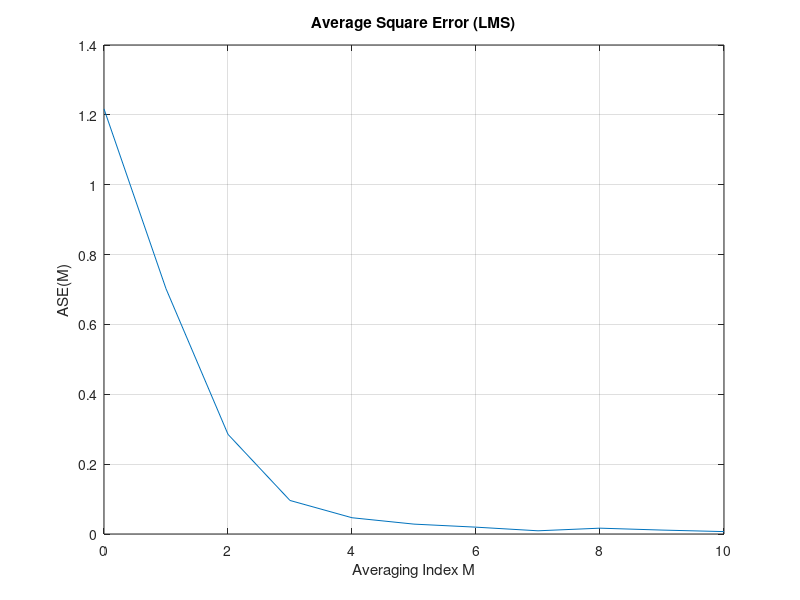
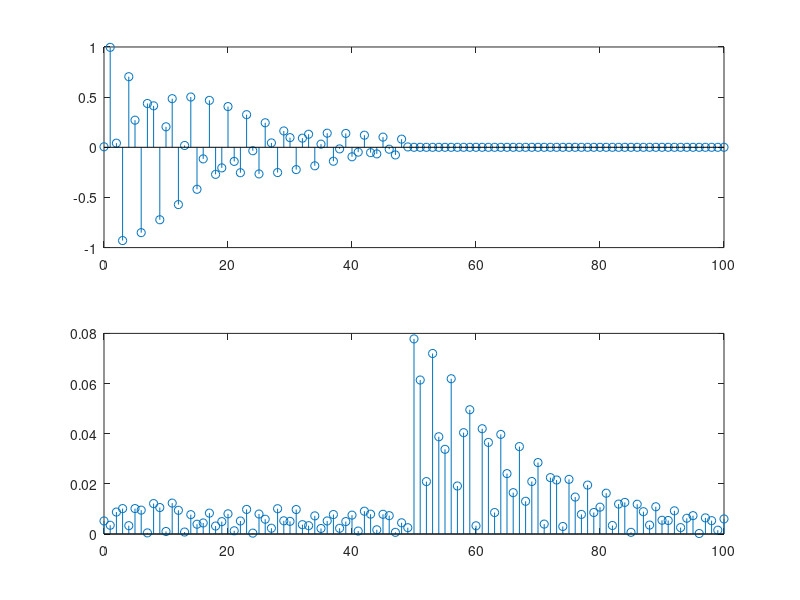

The MATLAB script that drew these images, in order:
%% Lab8
%    Name : Yamin Yee
%    Date : Nov 14, 2019
%    Lab Assignment : #08  

clear all; close all; clc; format compact;
disp('Lab #8');
disp(' ');
disp('%%%% Yamin Yee          %%%%');
disp('%%%% CECS 463 Fall 2019 %%%%');
disp('%%%% Lab Assignment #08 %%%%');
disp('%%%% 11/14/2019          %%%%');
disp(' ');
str=datestr(now); disp(['Matlab Time Stamp: ',str]);
disp('');


%% Problem 1
a = 1; M = 5000;
px = (a^2)/3;
x  = px*rand(1,M);

%% Problem 2
clc; clear all; close all; format compact;
a1 = -0.8; a2 = -0.9; b1 = 1; b2 = -0.85;
b = [0,b1,b2]; a = [1. -a1, -a2 ];
n = 0:200;
x = 1*n;
d = filter(b,a,x);

%% Problem 3
N = 50; a = 1; Px = a*a/3; delta = 1/10/N/Px/2;
Lx = length(x); y = zeros(1, Lx);
h  = zeros(1,N);
for n = N:Lx
    x1 = x(n:-1:n-N+1); %get next N-element x vector 
    y(n)= h*x1';         %scalar product
    e = d(n) - y(n);    %find error
    h = h + delta * e *x1;%update N-element h vector 
end

%% Problem 4
% 4(a)
M = 5000;
n = 0 : M-1;
x = -1 + 2*rand(1,M);
a1 = -0.8; a2 = -0.9; b1 = 1; b2 = 0.85;
b = [ 0, b1, b2 ]; a = [1, -a1, -a2 ];
d = filter( b, a, x);
N = 50; Px = (1.0/(1+M))*(x*x'); delta = 1/(10*N*Px)/2;
K = 10*N;
y = zeros(1,M);
h = zeros(1,N);
m = 1; k = 1;
ase(m) = 0;
for n = N:M
    x1= x(n:-1:n-N+1);
    y(n) = h*x1';
    e = d(n) - y(n);
    if (mod(n,K) == 0)
        k = 1;
        m = m+1;
        ase(m) = 0;
    end
    ase(m) = ((k-1)*ase(m)+ e*e)/k;
    k = k+1;
    h = h+ delta*e*x1;
end

figure();
ne = 0:m-1; plot(ne, ase); grid on;
title('Average Square Error (LMS)');
xlabel('Averaging Index M'); ylabel('ASE(M)');

% 4(b)
figure();
n = 0:100; p=(n==0); hx=filter(b,a,p);
hf = filter(h,1,p);
error = abs(hx - hf );
title('FIR Impulse Response');
subplot(2,1,1); stem(n,hf);
subplot(2,1,2); stem(n,error);

% 4(c)
%values of the following variables were changed
% N, M, delta 
